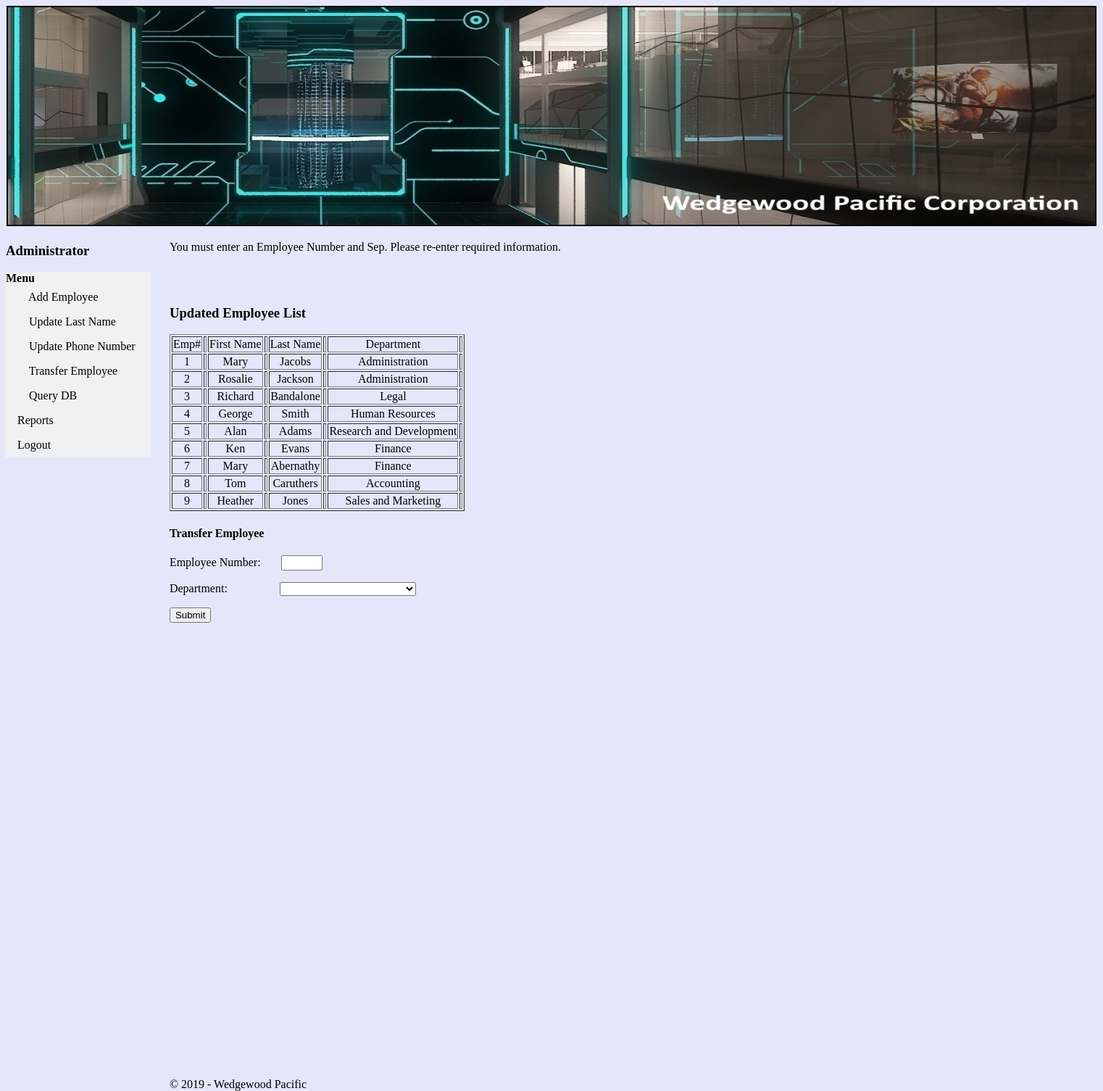
Page /PHP/moveemployee.php on the committed database.
### tables this page shows
CREATE TABLE Employee (
                EmployeeNumber INT AUTO_INCREMENT NOT NULL,
                FirstName CHAR(25) NOT NULL,
                LastName CHAR(25) NOT NULL,
                Department CHAR(35) NOT NULL DEFAULT "Human Resources",
                Position CHAR(35),
                Supervisor CHAR(35),
                OfficePhone CHAR(12),
                EmailAddress VARCHAR(100) NOT NULL,
                Username VARCHAR(15) NOT NULL,
                Password VARCHAR(15) NOT  NULL,
                CONSTRAINT Employee_Num_PK PRIMARY KEY (EmployeeNumber)
);

### PHP/moveemployee.php (the view, shortened to what this page needs)
<!DOCTYPE html>
<html>
<head>
<link rel="stylesheet" type="text/css" href="wpstyle.css">
</head>
<body>
<section id="top">
<center><img src="banner.jpg" alt="banner" style="width:1500px;height:300px;" border="2"></center>
</section>
<section id="menu">
<h3> Administrator </h3>
	<ul>
		<li><b>Menu</b></li>
		<li><a href="newemployee.html">&nbsp &nbsp Add Employee</a></li>
		<li><a href="changelastnm.php">&nbsp &nbsp Update Last Name</a></li>
		<li><a href="changeph.php">&nbsp &nbsp Update Phone Number</a></li>
		<li><a href="moveemp.php">&nbsp &nbsp Transfer Employee</a></li>
		<li><a href="querydb.html">&nbsp &nbsp Query DB</a></li>
		<li><a href="Reports.html">Reports</a></li>
		<li><a href="wphome.html">Logout</a></li>
	</ul>
</section>
<section id="main">
<?php
if (empty($_POST['employeenumber']) || empty($_POST['department']))
     echo "<p>You must enter an Employee Number and Sep. Please re-enter required information.</p>";
?>
<br>
<br>
<h3>Updated Employee List</h3>
         <table border ="1">
        <thead>
            <tr>
                <td><center>Emp#<td><center></center>
                <td><center>First Name<td><center></center>
				<td><center>Last Name<td><center></center>
				<td><center>Department<td><center></center>
            </tr>
        </thead>
        <tbody>
        <?php
			$servername = "localhost";
			$username = "root";
			$password = "";
			$dbname = "wp";
			$conn = new mysqli($servername, $username, $password, $dbname);
            $results = $conn->query("select employeenumber, firstname, lastname, department, officephone from employee where not employeenumber ='10'");
            while($row = $results->fetch_assoc()) {
            ?>
                <tr>
					<td><center><?php echo $row['employeenumber']?><td><center></center>
                    <td><center><?php echo $row['firstname']?><td><center></center>
                    <td><center><?php echo $row['lastname']?><td><center></center>
					<td><center><?php echo $row['department']?><td><center></center>
                </tr>
            <?php
            }
            ?>
            </tbody>
            </table>
<section id="main">
<h4>Transfer Employee</h4>
<form method="post" action="moveemployee.php">
<p>Employee Number:   &nbsp&nbsp&nbsp&nbsp&nbsp&nbsp<input type="text" name="employeenumber" required pattern= "[0-9]+" title="Please enter a digit. 0-9"  size="4" maxlength="4" /></p>
<p>Department:    &nbsp&nbsp&nbsp&nbsp&nbsp&nbsp&nbsp&nbsp&nbsp&nbsp&nbsp&nbsp&nbsp&nbsp&nbsp&nbsp <select name="department" required>
	<option></option>
	<option value="Accounting">Accounting</option>
 </select></p>
  <input type="submit" value="Submit">
</form>
</section>
<section id="footer">
<footer>
<center>© 2019 - Wedgewood Pacific</center
</footer>
</section>
</body>
</html>

### CSS/wpstyle.css (style rules this page uses)
body { background-color: #E6E6FA; }
ul { list-style-type: none; margin: 0; padding: 0; width: 200px; background-color: #f1f1f1; }
li a { display: block; color: #000; padding: 8px 16px; text-decoration: none; }
section#menu { float: left; width: 15%; height: 800px; }
section#main { float: left; width: 75%; height:800px; }
section#footer { position:fixed; bottom:0; width:50% height:20px; }

### rows in the picture
employee: EmployeeNumber "1", FirstName "Mary", LastName "Jacobs", Department "Administration"
employee: EmployeeNumber "2", FirstName "Rosalie", LastName "Jackson", Department "Administration"
employee: EmployeeNumber "3", FirstName "Richard", LastName "Bandalone", Department "Legal"
employee: EmployeeNumber "4", FirstName "George", LastName "Smith", Department "Human Resources"
employee: EmployeeNumber "5", FirstName "Alan", LastName "Adams", Department "Research and Development"
employee: EmployeeNumber "6", FirstName "Ken", LastName "Evans", Department "Finance"
employee: EmployeeNumber "7", FirstName "Mary", LastName "Abernathy", Department "Finance"
employee: EmployeeNumber "8", FirstName "Tom", LastName "Caruthers", Department "Accounting"
employee: EmployeeNumber "9", FirstName "Heather", LastName "Jones", Department "Sales and Marketing"
